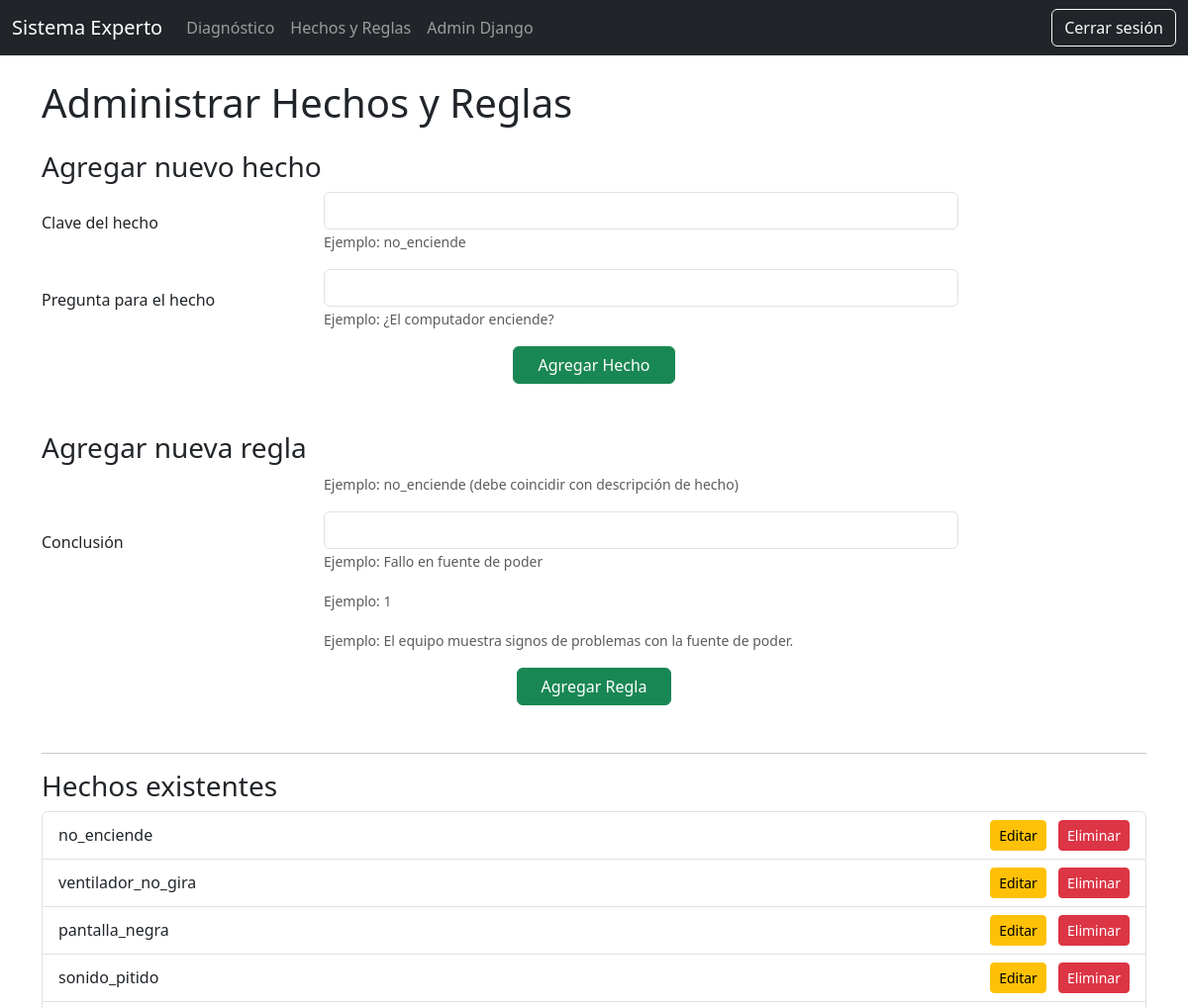
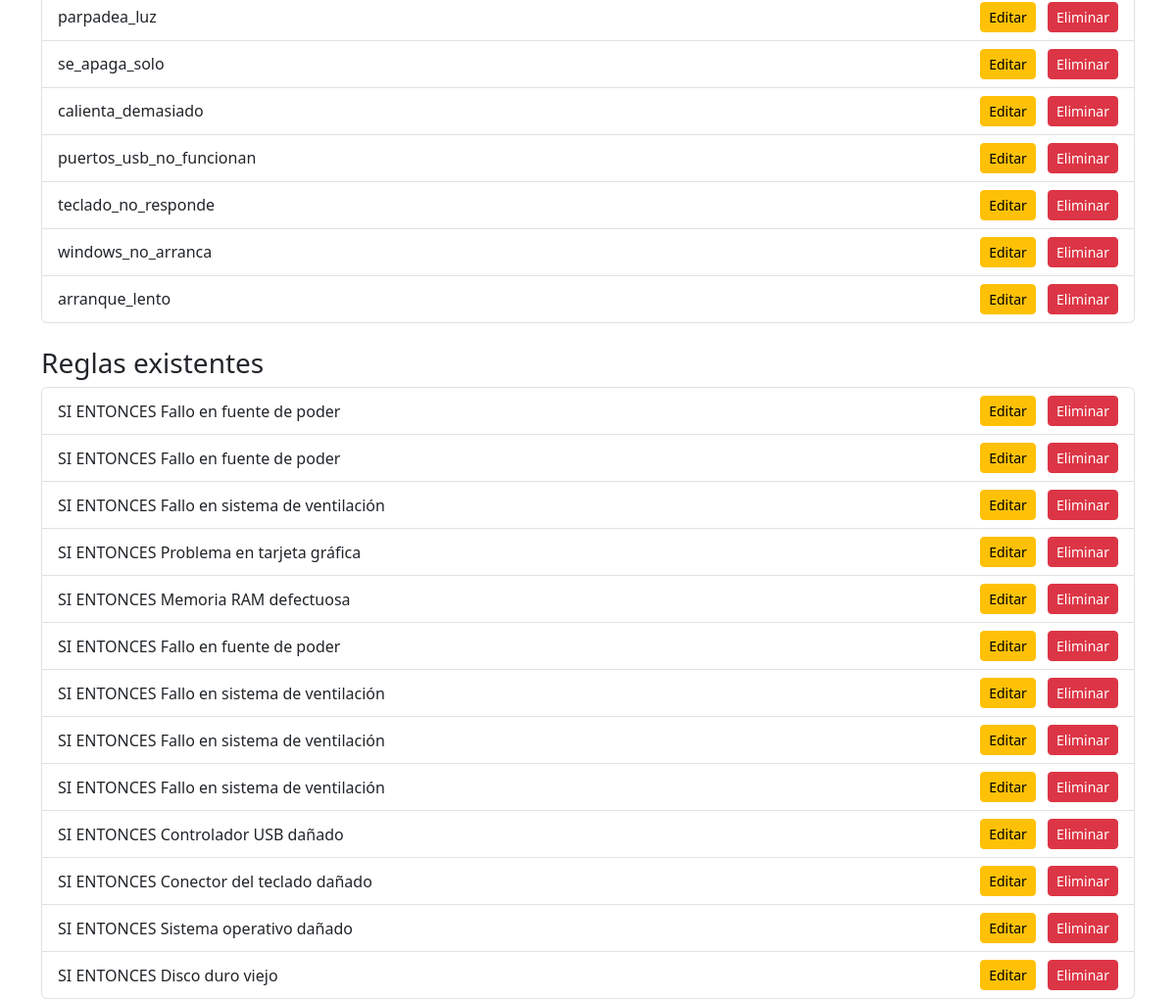
Page /administrar/ (signed in) on the committed database (2 pictures, top to bottom).
### taller/models.py (models this page shows, shortened)
class Hecho(models.Model):
    descripcion = models.CharField(max_length=255)
    pregunta = models.CharField(max_length=255)  # Ejemplo: "¿El computador enciende?"

class Regla(models.Model):
    hecho = models.CharField(max_length=100, null=True, blank=True)    # condición única (ej: "no_enciende")
    conclusion = models.CharField(max_length=100)  # ej: "Fallo en fuente de poder"
    peso = models.IntegerField(default=1)
    explicacion_humana = models.TextField(blank=True, null=True, help_text="Explicación amigable para el usuario")

### taller/views.py (the view, shortened to what this page needs)
# urls.py: path('administrar/', views.administrar, name='administrar'),
@login_required
@user_passes_test(es_admin)
def administrar(request):
    hechos = Hecho.objects.all()
    reglas = Regla.objects.all()
    hecho_form = HechoForm()
    regla_form = ReglaForm()
    es_admin_flag = es_admin(request.user)
    return render(request, 'administrar.html', {
        'hechos': hechos,
        'reglas': reglas,
        'hecho_form': hecho_form,
        'regla_form': regla_form,
        'es_admin': es_admin_flag
    })

### taller/views.py
class HechoForm(forms.Form):
    descripcion = forms.CharField(label="Clave del hecho", max_length=100)
    pregunta = forms.CharField(label="Pregunta para el hecho", max_length=255)

class ReglaForm(forms.Form):
    condicion = forms.CharField(label="Condición (clave hecho)", max_length=100)
    conclusion = forms.CharField(label="Conclusión", max_length=255)
    explicacion = forms.CharField(label="Explicación", widget=forms.Textarea, required=False)

### taller/views.py (called while the page is built)
def es_admin(user):
    return user.groups.filter(name='Administrador').exists()

### taller/templates/administrar.html (shortened to what this page needs)
{% extends 'base.html' %}
{% load widget_tweaks %}
{% block content %}
<h1 class="mb-4">Administrar Hechos y Reglas</h1>
<div class="mb-5">
  <h3>Agregar nuevo hecho</h3>
  <form method="post" novalidate>
    <div class="mb-3 row align-items-center">
      <label for="{{ hecho_form.descripcion.id_for_label }}" class="col-sm-3 col-form-label">{{ hecho_form.descripcion.label }}</label>
      <div class="col-sm-7">
        {{ hecho_form.descripcion|add_class:"form-control" }}
        <small class="form-text text-muted">Ejemplo: no_enciende</small>
      </div>
    </div>
    <div class="mb-3 row align-items-center">
      <label for="{{ hecho_form.pregunta.id_for_label }}" class="col-sm-3 col-form-label">{{ hecho_form.pregunta.label }}</label>
      <div class="col-sm-7">
        {{ hecho_form.pregunta|add_class:"form-control" }}
        <small class="form-text text-muted">Ejemplo: ¿El computador enciende?</small>
      </div>
    </div>
    <div class="text-center">
      <button class="btn btn-success px-4" type="submit">Agregar Hecho</button>
    </div>
  </form>
</div>
<div class="mb-5">
  <h3>Agregar nueva regla</h3>
  <form method="post" novalidate>
    <div class="mb-3 row align-items-center">
      <label for="{{ regla_form.hecho.id_for_label }}" class="col-sm-3 col-form-label">{{ regla_form.hecho.label }}</label>
      <div class="col-sm-7">
        <small class="form-text text-muted">Ejemplo: no_enciende (debe coincidir con descripción de hecho)</small>
      </div>
    </div>
    <div class="mb-3 row align-items-center">
      <label for="{{ regla_form.conclusion.id_for_label }}" class="col-sm-3 col-form-label">{{ regla_form.conclusion.label }}</label>
      <div class="col-sm-7">
        {{ regla_form.conclusion|add_class:"form-control" }}
        <small class="form-text text-muted">Ejemplo: Fallo en fuente de poder</small>
      </div>
    </div>
    <div class="mb-3 row align-items-center">
      <label for="{{ regla_form.peso.id_for_label }}" class="col-sm-3 col-form-label">{{ regla_form.peso.label }}</label>
      <div class="col-sm-7">
        <small class="form-text text-muted">Ejemplo: 1</small>
      </div>
    </div>
    <div class="mb-3 row align-items-center">
      <label for="{{ regla_form.explicacion_humana.id_for_label }}" class="col-sm-3 col-form-label">{{ regla_form.explicacion_humana.label }}</label>
      <div class="col-sm-7">
        <small class="form-text text-muted">Ejemplo: El equipo muestra signos de problemas con la fuente de poder.</small>
      </div>
    </div>
    <div class="text-center">
      <button class="btn btn-success px-4" type="submit">Agregar Regla</button>
    </div>
  </form>
</div>
<hr>
<h3>Hechos existentes</h3>
<ul class="list-group">
  {% for hecho in hechos %}
    <li class="list-group-item d-flex justify-content-between align-items-center">
      {{ hecho.descripcion }}
      <div>
        <a href="{% url 'editar_hecho' hecho.id %}" class="btn btn-sm btn-warning me-2">Editar</a>
        <a href="{% url 'eliminar_hecho' hecho.id %}" class="btn btn-sm btn-danger" onclick="return confirm('¿Estás seguro de que quieres eliminar este hecho?')">Eliminar</a>
      </div>
    </li>
  {% empty %}
    <li class="list-group-item">No hay hechos registrados.</li>
  {% endfor %}
</ul>
<h3 class="mt-4">Reglas existentes</h3>
<ul class="list-group">
  {% for regla in reglas %}
    <li class="list-group-item d-flex justify-content-between align-items-center">
      SI {{ regla.condicion }} ENTONCES {{ regla.conclusion }}
      <div>
        <a href="{% url 'editar_regla' regla.id %}" class="btn btn-sm btn-warning me-2">Editar</a>
        <a href="{% url 'eliminar_regla' regla.id %}" class="btn btn-sm btn-danger" onclick="return confirm('¿Eliminar esta regla?')">Eliminar</a>
      </div>
    </li>
  {% empty %}
    <li class="list-group-item">No hay reglas registradas.</li>
  {% endfor %}
</ul>
{% endblock %}

### taller/templates/base.html (shortened to what this page needs)
<!DOCTYPE html>
<html lang="es">
<head>
  <link rel="stylesheet" href="https://cdn.jsdelivr.net/npm/bootstrap@5.3.3/dist/css/bootstrap.min.css">
</head>
<body>
{% if user.is_authenticated %}
<nav class="navbar navbar-expand-lg navbar-dark bg-dark mb-4">
  <div class="container-fluid">
    <a class="navbar-brand" href="{% url 'index' %}">Sistema Experto</a>
    <div class="collapse navbar-collapse" id="navbarNav">
      <ul class="navbar-nav me-auto">
        <li class="nav-item">
          <a class="nav-link" href="{% url 'index' %}">Diagnóstico</a>
        </li>
        {% if es_admin %}
        <li class="nav-item">
          <a class="nav-link" href="{% url 'administrar' %}">Hechos y Reglas</a>
        </li>
        <li class="nav-item">
          <a class="nav-link" href="/admin/">Admin Django</a>
        </li>
        {% endif %}
      </ul>
      <ul class="navbar-nav">
        <li class="nav-item">
          <form method="post" action="{% url 'logout' %}">
            <button type="submit" class="btn btn-outline-light">Cerrar sesión</button>
          </form>
        </li>
      </ul>
    </div>
  </div>
</nav>
{% endif %}
<div class="container">
  {% block content %}
  {% endblock %}
</div>
</body>
</html>

### rows in the picture
Hecho: descripcion "no_enciende"
Hecho: descripcion "ventilador_no_gira"
Hecho: descripcion "pantalla_negra"
Hecho: descripcion "sonido_pitido"
Hecho: descripcion "parpadea_luz"
Hecho: descripcion "se_apaga_solo"
Hecho: descripcion "calienta_demasiado"
Hecho: descripcion "puertos_usb_no_funcionan"
Hecho: descripcion "teclado_no_responde"
Hecho: descripcion "windows_no_arranca"
Hecho: descripcion "arranque_lento"
Regla: conclusion "Fallo en fuente de poder"
Regla: conclusion "Fallo en fuente de poder"
Regla: conclusion "Fallo en sistema de ventilación"
Regla: conclusion "Problema en tarjeta gráfica"
Regla: conclusion "Memoria RAM defectuosa"
Regla: conclusion "Fallo en fuente de poder"
Regla: conclusion "Fallo en sistema de ventilación"
Regla: conclusion "Fallo en sistema de ventilación"
Regla: conclusion "Fallo en sistema de ventilación"
Regla: conclusion "Controlador USB dañado"
Regla: conclusion "Conector del teclado dañado"
Regla: conclusion "Sistema operativo dañado"
Regla: conclusion "Disco duro viejo"

### other values in the picture
{{ hecho_form.descripcion.label }} "Clave del hecho"
{{ hecho_form.pregunta.label }} "Pregunta para el hecho"
{{ regla_form.conclusion.label }} "Conclusión"
